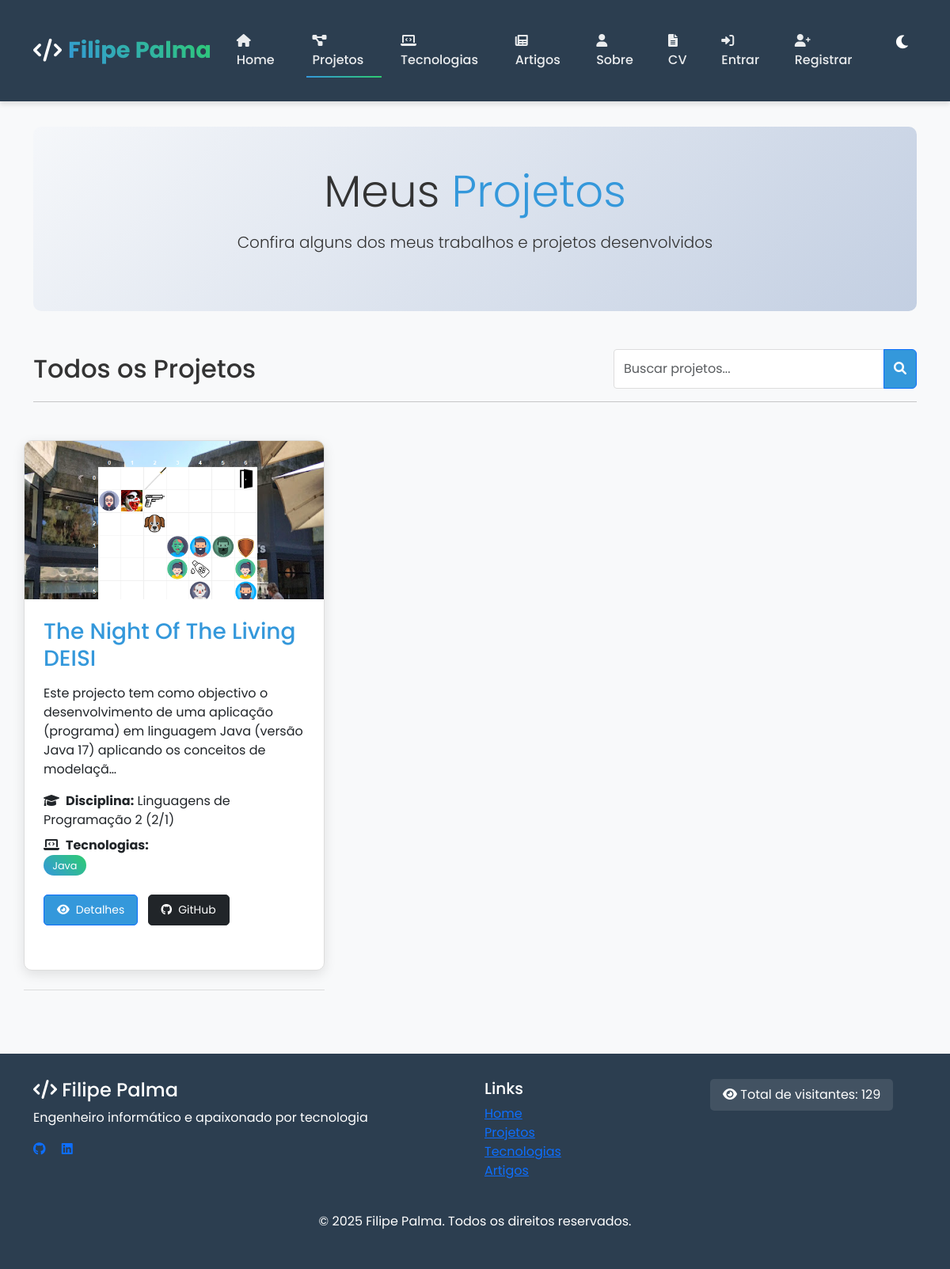
Page /portfolio/projetos/ on the committed database.
### portfolio/models.py (models this page shows, shortened)
class Projeto(models.Model):
    titulo = models.CharField(max_length=200)
    descricao = models.TextField()
    github = models.URLField()
    video_demo = models.URLField(blank=True)
    disciplina = models.ForeignKey(Disciplina, on_delete=models.CASCADE)
    tecnologias = models.ManyToManyField(Tecnologia)
    conceito = models.TextField()  # conceitos aplicados
    desafios = models.TextField()  # desafios técnicos

class ImagemProjeto(models.Model):
    projeto = models.ForeignKey(Projeto, on_delete=models.CASCADE, related_name='imagens')
    imagem = models.ImageField(upload_to='projetos/')

class Disciplina(models.Model):
    nome = models.CharField(max_length=100)
    ano = models.IntegerField()
    semestre = models.CharField(max_length=10)
    docente = models.CharField(max_length=100)
    moodle_url = models.URLField()
    pagina_uc = models.URLField()
    def __str__(self):
        return f"{self.nome} ({self.ano}/{self.semestre})"

class Tecnologia(models.Model):
    nome = models.CharField(max_length=50)
    logo = models.ImageField(upload_to='logos/')
    descricao = models.TextField()
    repositorio = models.URLField(blank=True)

### portfolio/views.py (the view)
# urls.py: path('projetos/', views.projetos_view, name='projetos'),
def projetos_view(request):
    projetos = Projeto.objects.all().prefetch_related('tecnologias', 'imagens')
    return render(request, "portfolio/projetos.html", {"projetos": projetos})

### portfolio/context_processors.py (called while the page is built)
def visitor_count(request):
    return {
        'visitor_count': Visitor.get_total_count()
    }

### portfolio/models.py (called while the page is built)
    @classmethod
    def get_total_count(cls):
        return cls.objects.count()

    @classmethod
    def get_or_create_visitor(cls, session_key):
        visitor, created = cls.objects.get_or_create(session_key=session_key)
        return visitor

### portfolio/templates/portfolio/projetos.html (shortened to what this page needs)
{% extends "portfolio/base.html" %}
{% block content %}
  <section class="highlight-section text-center mb-5">
    <div class="container">
      <h1 class="display-4 mb-3" data-aos="fade-up">Meus <span style="color: var(--primary-color);">Projetos</span></h1>
      <p class="lead mb-4" data-aos="fade-up" data-aos-delay="200">Confira alguns dos meus trabalhos e projetos desenvolvidos</p>
    </div>
  </section>
  <div class="mb-4" data-aos="fade-up">
    <div class="d-flex justify-content-between align-items-center flex-wrap">
      <h2 class="mb-0">Todos os Projetos</h2>
      <div class="input-group w-auto">
        <input type="text" class="form-control" id="projetoSearch" placeholder="Buscar projetos...">
        <button class="btn btn-primary" type="button">
          <i class="fas fa-search"></i>
        </button>
      </div>
    </div>
    <hr>
  </div>
  <div class="row row-cols-1 row-cols-md-2 row-cols-lg-3 g-4 mb-5">
    {% for p in projetos %}
      <div class="col projeto-item" data-aos="fade-up" data-aos-delay="{{ forloop.counter|add:'100' }}">
        <div class="card projeto-card h-100">
          {% if p.imagens.all %}
            {% with first_img=p.imagens.all.0 %}
              <div class="projeto-image">
                <img src="{{ first_img.imagem.url }}" alt="{{ p.titulo }}" class="card-img-top">
              </div>
            {% endwith %}
          {% else %}
            <div class="projeto-image bg-light d-flex align-items-center justify-content-center">
              <i class="fas fa-project-diagram fa-3x text-secondary"></i>
            </div>
          {% endif %}
          <div class="card-body">
            <h3 class="card-title mb-3">{{ p.titulo }}</h3>
            <p class="card-text">{{ p.descricao|truncatechars:150 }}</p>
            <div class="mb-3">
              <p class="mb-2"><strong><i class="fas fa-graduation-cap me-2"></i>Disciplina:</strong> {{ p.disciplina }}</p>
              <div>
                <strong><i class="fas fa-laptop-code me-2"></i>Tecnologias:</strong><br>
                {% for t in p.tecnologias.all %}
                  <span class="tech-badge">{{ t.nome }}</span>
                {% endfor %}
              </div>
            </div>
            <div class="projeto-actions">
              <button type="button" class="btn btn-primary btn-sm btn-action" data-bs-toggle="modal" data-bs-target="#projetoModal{{ p.id }}">
                <i class="fas fa-eye"></i> Detalhes
              </button>
              <a href="{{ p.github }}" target="_blank" class="btn btn-dark btn-sm btn-action">
                <i class="fab fa-github"></i> GitHub
              </a>
            </div>
          </div>
        </div>
      </div>
    {% endfor %}
  </div>
{% endblock %}

### static/portfolio/css/style.css (style rules this page uses)
:root { --primary-color: #3498db; --secondary-color: #2ecc71; --bg-color: #f8f9fa; --text-color: #333; --card-bg: #fff; --header-bg: #2c3e50; --footer-bg: #2c3e50; --border-color: #ddd; --hover-color: #e9ecef; --error-color: #dc3545; }
body { font-family: 'Poppins', sans-serif; background-color: var(--bg-color); color: var(--text-color); transition: all 0.3s ease-in-out; min-height: 100vh; display: flex; flex-direction: column; margin: 0; padding: 0; }
.card { background-color: var(--card-bg); border-radius: 10px; border: 1px solid var(--border-color); overflow: hidden; transition: all 0.3s ease; margin-bottom: 2rem; box-shadow: 0 5px 15px rgba(0, 0, 0, 0.05); }
.card-img-top { width: 100%; height: 200px; object-fit: cover; }
.card-body { padding: 1.5rem; }
.projeto-item { border-bottom: 1px solid var(--border-color); padding: 1.5rem 0; }
.projeto-item h3 { margin-bottom: 1rem; color: var(--primary-color); }
.btn-primary { background-color: var(--primary-color); color: white; }
.form-control { background-color: var(--bg-color); color: var(--text-color); border: 1px solid var(--border-color); }
.btn { position: relative; overflow: hidden; z-index: 1; }
.btn::before { content: ''; position: absolute; top: 0; left: -100%; width: 100%; height: 100%; background: rgba(255, 255, 255, 0.2); transition: left 0.3s ease; z-index: -1; }
.form-control { border: 1px solid var(--border-color); padding: 0.75rem; border-radius: 0.25rem; background-color: var(--card-bg); color: var(--text-color); transition: border-color 0.15s ease-in-out, box-shadow 0.15s ease-in-out; }

### portfolio/templates/portfolio/projetos.html (style rules this page uses)
.projeto-card { height: 100%; transition: all 0.3s ease; border-radius: 10px; overflow: hidden; box-shadow: 0 5px 15px rgba(0,0,0,0.1); }
.projeto-image { height: 200px; overflow: hidden; }
.projeto-image img { width: 100%; height: 100%; object-fit: cover; transition: transform 0.5s ease; }
.tech-badge { display: inline-block; background: linear-gradient(45deg, var(--primary-color), var(--secondary-color)); color: white; padding: 0.2rem 0.7rem; border-radius: 20px; font-size: 0.8rem; margin-right: 0.5rem; margin-bottom: 0.5rem; }
.projeto-actions { margin-top: 1rem; }
.btn-action { padding: 0.5rem 1rem; border-radius: 5px; margin-right: 0.5rem; text-decoration: none; transition: all 0.3s ease; display: inline-flex; align-items: center; }
.btn-action i { margin-right: 0.5rem; }
.highlight-section { background: linear-gradient(135deg, #f5f7fa 0%, #c3cfe2 100%); padding: 3rem 0; margin-bottom: 3rem; border-radius: 10px; }

### rows in the picture
Projeto: imagens.all.0.imagem (picture), titulo "The Night Of The Living DEISI", descricao "Este projecto tem como objectivo o desenvolvimento de uma aplicação (programa) em linguagem Java (versão Java 17) aplicando os conceitos de modelaçã…", disciplina "Linguagens de Programação 2 (2/1)"
Tecnologia: nome "Java"

### other values in the picture
{{ visitor_count }} "129"
